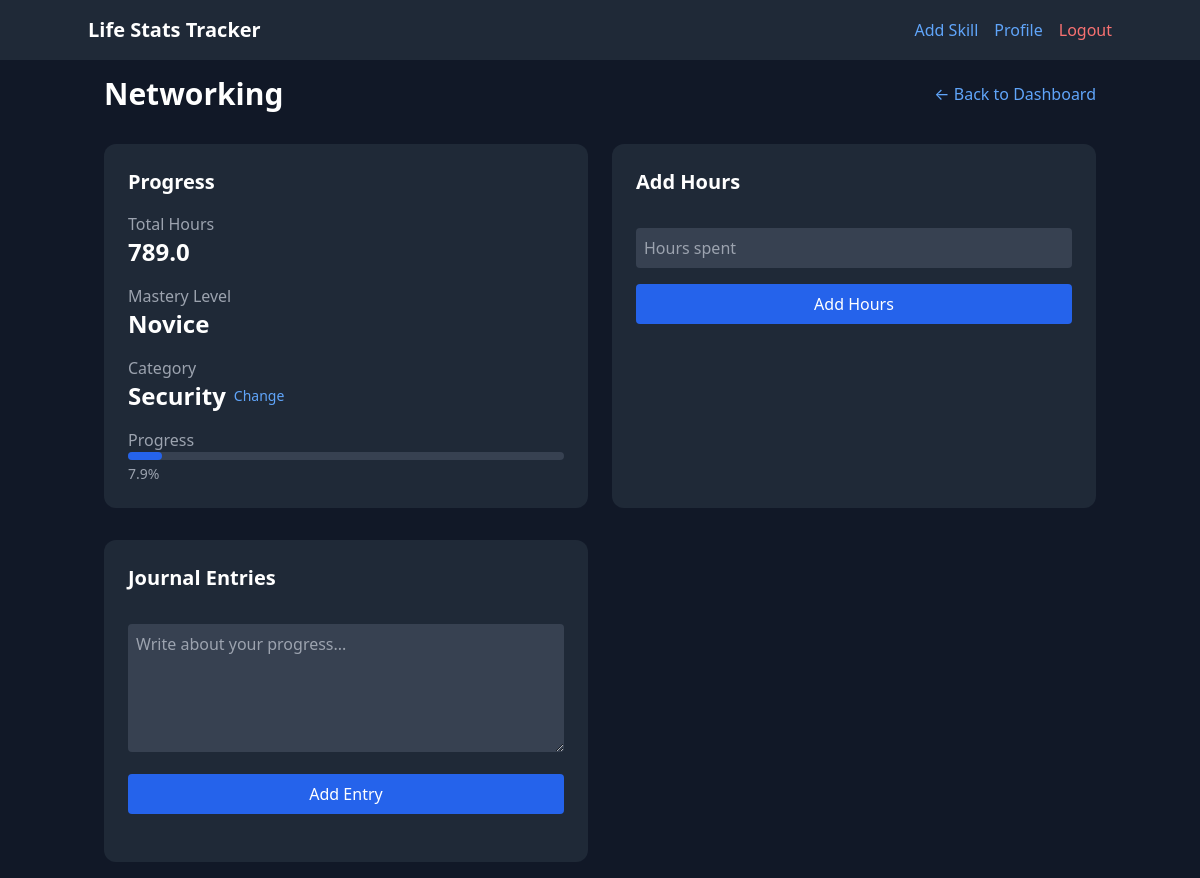
The page /skill/2 (signed in) on the database as committed earlier.
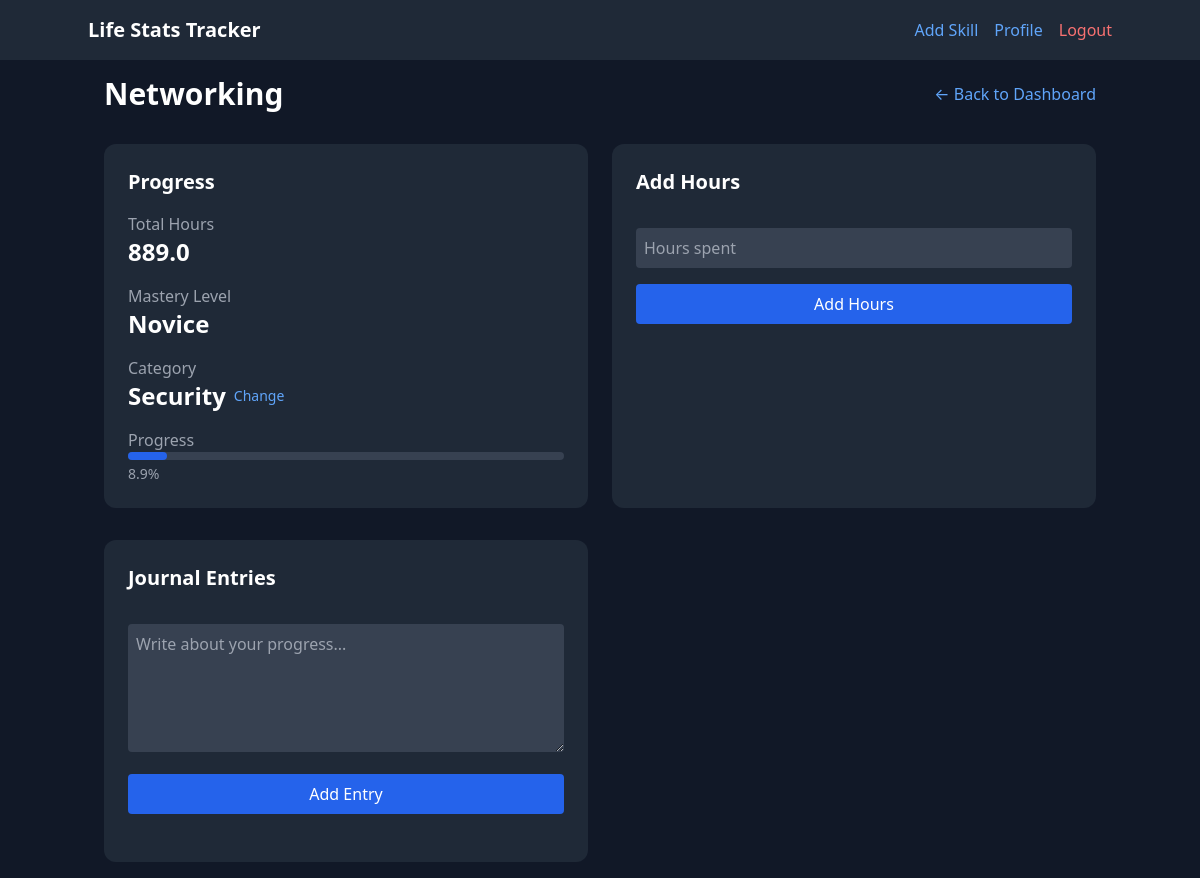
The same page on the database as committed later.
### app/models/skill.py (models this page shows, shortened)
class Skill(db.Model):
    __tablename__ = 'skill'
    id = db.Column(db.Integer, primary_key=True)
    name = db.Column(db.String(80), nullable=False)
    description = db.Column(db.Text)
    created_at = db.Column(db.DateTime, default=datetime.utcnow)
    category_id = db.Column(db.Integer, db.ForeignKey('category.id'), nullable=False)
    total_hours = db.Column(db.Float, default=0.0)
    mastery_percentage = db.Column(db.Float, default=0.0)
    level = db.Column(db.Integer, default=1)
    target_hours = db.Column(db.Float, default=10000.0)  # Default to 10,000 hour rule
    level_threshold = db.Column(db.Float, default=10.0)  # Hours needed per level
    journal_entries = db.relationship('JournalEntry', backref='skill', lazy=True)
    def get_level_name(self):
        if self.mastery_percentage < 10:
            return "Novice"
        elif self.mastery_percentage < 25:
            return "Apprentice"
        elif self.mastery_percentage < 50:
            return "Intermediate"
        elif self.mastery_percentage < 75:
            return "Advanced"
        elif self.mastery_percentage < 100:
            return "Expert"
        else:
            return "Master"

### app/routes/main.py (the view)
@bp.route('/skill/<int:skill_id>')
@login_required
def skill_detail(skill_id):
    skill = Skill.query.get_or_404(skill_id)
    if skill.category.user_id != current_user.id:
        return redirect(url_for('main.index'))
    categories = Category.query.filter_by(user_id=current_user.id).all()
    return render_template('skill_detail.html', skill=skill, categories=categories)

### app/__init__.py (called while the page is built)
def create_app(config_class=Config):
    instance_path = os.path.join(os.getcwd(), 'instance')
    app = Flask(__name__, instance_path=instance_path, instance_relative_config=True)
    app.config.from_object(config_class)
    os.makedirs(app.instance_path, exist_ok=True)
    print(f"Instance path: {app.instance_path}")
    db.init_app(app)
    login_manager.init_app(app)
    migrate.init_app(app, db)
    csrf.init_app(app)
    from .models import User, Category, Skill, JournalEntry
    @login_manager.user_loader
    def load_user(user_id):
        return User.query.get(int(user_id))
    from app.routes import auth, skills, main
    app.register_blueprint(auth.bp)
    app.register_blueprint(skills.bp)
    app.register_blueprint(main.bp)
    return app

### app/templates/skill_detail.html (shortened to what this page needs)
{% extends "base.html" %}
{% block content %}
<div class="space-y-8">
    <div class="flex justify-between items-center">
        <h1 class="text-3xl font-bold">{{ skill.name }}</h1>
        <a href="{{ url_for('main.index') }}" class="text-blue-400 hover:text-blue-300">← Back to Dashboard</a>
    </div>
    <div class="grid md:grid-cols-2 gap-6">
        <div class="bg-gray-800 p-6 rounded-xl">
            <h2 class="text-xl font-bold mb-4">Progress</h2>
            <div class="space-y-4">
                <div>
                    <p class="text-gray-400">Total Hours</p>
                    <p class="text-2xl font-bold">{{ skill.total_hours }}</p>
                </div>
                <div>
                    <p class="text-gray-400">Mastery Level</p>
                    <p class="text-2xl font-bold">{{ skill.get_level_name() }}</p>
                </div>
                <div>
                    <p class="text-gray-400">Category</p>
                    <div class="flex items-center">
                        <p class="text-2xl font-bold">{{ skill.category.name }}</p>
                        <button id="change-category-btn" class="ml-2 text-sm text-blue-400 hover:text-blue-300">
                            Change
                        </button>
                    </div>
                </div>
                <div>
                    <p class="text-gray-400">Progress</p>
                    <div class="w-full bg-gray-700 rounded-full h-2">
                        <div class="bg-blue-600 h-2 rounded-full" style="width: {{ skill.mastery_percentage }}%"></div>
                    </div>
                    <p class="text-sm text-gray-400 mt-1">{{ "%.1f"|format(skill.mastery_percentage) }}%</p>
                </div>
            </div>
        </div>
        <div class="bg-gray-800 p-6 rounded-xl">
            <h2 class="text-xl font-bold mb-4">Add Hours</h2>
            <form id="add-hours-form" class="space-y-4">
                <input type="number" name="hours" placeholder="Hours spent" step="0.1" min="0" required
                       class="w-full p-2 rounded bg-gray-700 text-white">
                <button type="submit" class="w-full bg-blue-600 hover:bg-blue-500 text-white px-4 py-2 rounded">
                    Add Hours
                </button>
            </form>
        </div>
    </div>
    <div class="grid md:grid-cols-2 gap-6">
        <div class="bg-gray-800 p-6 rounded-xl">
            <h2 class="text-xl font-bold mb-4">Journal Entries</h2>
            <form id="journal-form" class="space-y-4">
                <textarea name="content" placeholder="Write about your progress..." required
                          class="w-full p-2 rounded bg-gray-700 text-white h-32"></textarea>
                <button type="submit" class="w-full bg-blue-600 hover:bg-blue-500 text-white px-4 py-2 rounded">
                    Add Entry
                </button>
            </form>
        </div>
    </div>
</div>
{% endblock %}

Rows that differ between the two databases and show on the page:
changed Skill "Networking": total_hours "789.0" → "889.0"; mastery_percentage "7.9" → "8.9"
